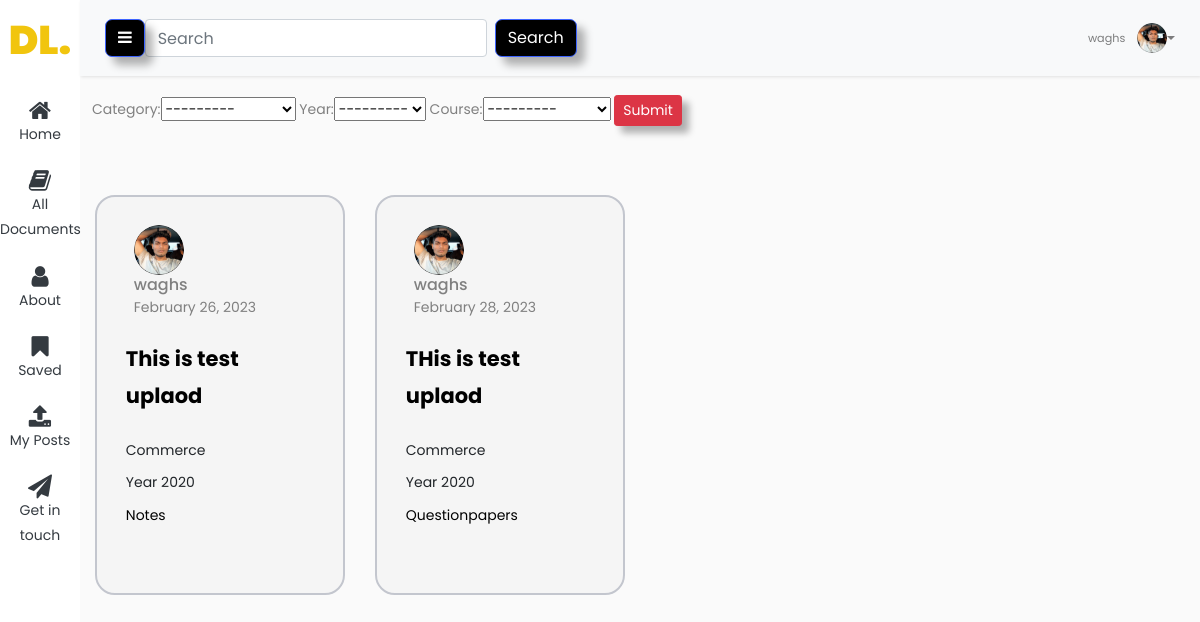
The page /filterCommerce (signed in) on the database its author committed.
### users/models.py (models this page shows, shortened)
class Profile(models.Model):
    user = models.OneToOneField(User, on_delete=models.CASCADE)
    image = models.ImageField(default='default.jpg', upload_to='profile_pics')
    Stream = models.CharField(max_length=100)

### blog/models.py (models this page shows, shortened)
class Document2(models.Model):
    description = models.CharField(max_length=255, blank=True)
    pdf = models.FileField(upload_to='pdf/', null=True)
    date_posted = models.DateTimeField(default=timezone.now)
    category = models.ForeignKey(Category2, on_delete=models.CASCADE, related_name='documents')
    author = models.ForeignKey(User, on_delete=models.CASCADE, null=True)
    favourites = models.ManyToManyField(User, related_name='favourite_documents', default=None, blank=True)
    stream = models.ForeignKey(Stream, on_delete=models.CASCADE, null=True)
    year = models.ForeignKey(Year, on_delete=models.CASCADE, default=2020)
    course = models.ForeignKey(Course, on_delete=models.CASCADE, default=1)

class Stream(models.Model):
    name = models.CharField(max_length=255)
    def __str__(self):
        return self.name

class Year(models.Model):
    classof = models.IntegerField()
    def __str__(self):
        return f"Year {self.classof}"

class Category2(models.Model):
    name = models.CharField(max_length=255, blank=True)
    def __str__(self):
        return self.name

### blog/views.py (the view)
# urls.py: path('filterCommerce', views.Commerce, name='filter-Commerce'),
def Commerce(request):
    first_category = Stream.objects.get(name='Commerce')
    document2 = Document2.objects.filter(stream=first_category)
    document2_filter = Document2Filter4(request.GET, queryset=document2)
    filtered_documents = document2_filter.qs.filter(stream=first_category)
    context = {}
    if filtered_documents.exists():
        context['document2_filter'] = document2_filter
    else:
        print("No documents found for category 'Science'")
        context['document2_filter'] = Document2.objects.none()
    return render(request, "blog/Commerce.html", context)

### blog/models.py (called while the page is built)
    def __str__(self):
        return self.name

### blog/templates/blog/Commerce.html (shortened to what this page needs)
{% extends "blog/basewithsidebar.html" %}
{% block content %}
<div class=" ">
    <form method="get">
        {{ document2_filter.form  }}
        <button class="btn btn-sm btn-danger" type="submit">Submit</button>
    </form>
</div>
{% if document2_filter %}
{% for document in document2_filter.qs %}
  <div class="col-md-3 mt-5 d-flex justify-content-center">
    <div class="card mt-3">
    <div class="px-2 " >
      <img class="rounded-circle shadow-4-strong" width="50px" src="{{ document.author.profile.image.url }}" alt="">
        </div>
    <div class="ms-2 c-details">
        <h6 class="mb-0">{{ user.username }}</h6> <span>{{ document.date_posted|date:"F d, Y" }}</span>
    </div>
		<div class="card-details">
		  <p class="text-title">{{ document.description }}</p>
		  <p class="text-body  ">{{document.stream}}</p>
		  <p class="text-body  ">{{document.year}}</p>
      <p href="{% url 'category' document.category%}">{{ document.category}}</p>
		</div>
	  </div>
</div>
{% endfor %}
{% else %}
    <h2>No documents found for category 'Science'</h2>
    <h1 style="color:#f1c50e;"> Click the submit button again</h1>
{% endif %}
{% endblock content %}

### blog/templates/blog/basewithsidebar.html (shortened to what this page needs)
{% load static %}
<!doctype html>
<html lang="en">
  <head>
  <link rel="stylesheet" href="https://cdnjs.cloudflare.com/ajax/libs/twitter-bootstrap/5.1.3/css/bootstrap.min.css">
	<link rel="stylesheet" href="https://stackpath.bootstrapcdn.com/font-awesome/4.7.0/css/font-awesome.min.css">
  </head>
  <body>
		<div class="wrapper d-flex align-items-stretch">
			<nav id="sidebar" class="active">
				<h1><a href="{% url 'blog-home' %}" class="logo" style="color: #f1c50e;">DL.</a></h1>
        <ul class="list-unstyled components mb-5 ">
          <li class="active ">
            <a href="{% url 'blog-home' %}" class="text-dark"><span class="fa fa-home"></span>Home</a>
          </li>
          <li class="active ">
            <a href="{% url 'helpme-home2' %}" class="text-dark"><span class="fa fa-book"></span> All Documents</a>
          </li>
          <li>
              <a  href="{% url 'profile' %}" class="text-dark"><span class="fa fa-user"></span> About</a>
          </li>
          <li>
            <a href="{% url 'favourite_list' %}" class="text-dark"><span class="fa fa-bookmark"></span>Saved</a>
          </li>
          <li>
            <a href="{% url 'userpost' %}" class="text-dark"><span class="fa fa-upload"></span> My Posts</a>
          </li>
          <li>
            <a href="{% url 'user_info' %}" class="text-dark"><span class="fa fa-paper-plane"></span>Get in touch</a>
          </li>
        </ul>
    	</nav>
      <div id="content" class="">
        <nav class="navbar navbar-expand-lg navbar-light bg-light">
          <div class="container-fluid">
              <button type="button" id="sidebarCollapse" class="btn btn-primary">
                  <i class="fa fa-bars"></i>
              </button>
              <form method="GET" action="/search" class="form-inline my-2 my-lg-0">
                  <input class="form-control mr-sm-2" type="search" placeholder="Search" aria-label="Search" name="query" id="query">
                  <button class="btn btn-primary" type="submit">Search</button>
              </form>
              <div class="collapse navbar-collapse" id="navbarSupportedContent" style="justify-content: flex-end;">
                  <ul class="navbar-nav ms-auto mb-2 mb-lg-0">
                      {% if user.is_authenticated %}
                      <li class="nav-item dropdown no-arrow">
                          <a class="nav-link dropdown-toggle" href="#" id="userDropdown" role="button" data-toggle="dropdown" aria-haspopup="true" aria-expanded="false">
                              <span class="mr-2 d-none d-lg-inline text-gray-600 small">{{ user.username }}</span>
                              <img class="img-profile rounded-circle" src="{{ user.profile.image.url }}" height="30" alt="Profile Image" loading="lazy">
                          </a>
                      </li>
                      {% endif %}
                  </ul>
              </div>
          </div>
      </nav>
        <div class="container">
            <div class="row"  >
                        {% block content %} {%endblock%}
              </div>
        </div>
		</div>
  </body>
</html>

### blog/templates/blog/Commerce.html (style rules this page uses)
button { position: relative; font-size: 1.2em; padding: 0.7em 1.4em; background-color: #BF0426; text-decoration: none; border: none; border-radius: 0.5em; color: #DEDEDE; box-shadow: 0.5em 0.5em 0.5em rgba(0, 0, 0, 0.3); }
button::before { position: absolute; content: ''; height: 0; width: 0; top: 0; left: 0; background: linear-gradient(135deg, rgb(245 245 245) 0%, rgb(255 255 255) 50%, #ffc107 50%, #ffc107 60%); border-radius: 0 0 0.5em 0; box-shadow: 0.2em 0.2em 0.2em rgba(0, 0, 0, 0.3); transition: 0.3s; }
.card { width: 300px; height: 400px; border-radius: 20px; background: #f5f5f5; position: relative; padding: 1.8rem; border: 2px solid #c3c6ce; transition: 0.5s ease-out; overflow: visible; }
.card-details { color: black; height: 100%; gap: .5em; display: grid; place-content: center; }
.text-body { color: rgb(134, 134, 134); margin-bottom: 0%; }
.text-title { font-size: 1.5em; font-weight: bold; }

### rows shown on the page
Document2: author.profile.image (picture), date_posted "February 26, 2023", description "This is test uplaod", stream "Commerce", year "Year 2020", category "Notes"
Document2: author.profile.image (picture), date_posted "February 28, 2023", description "THis is test uplaod", stream "Commerce", year "Year 2020", category "Questionpapers"

### other values the page prints
{{ user.username }} "waghs"
